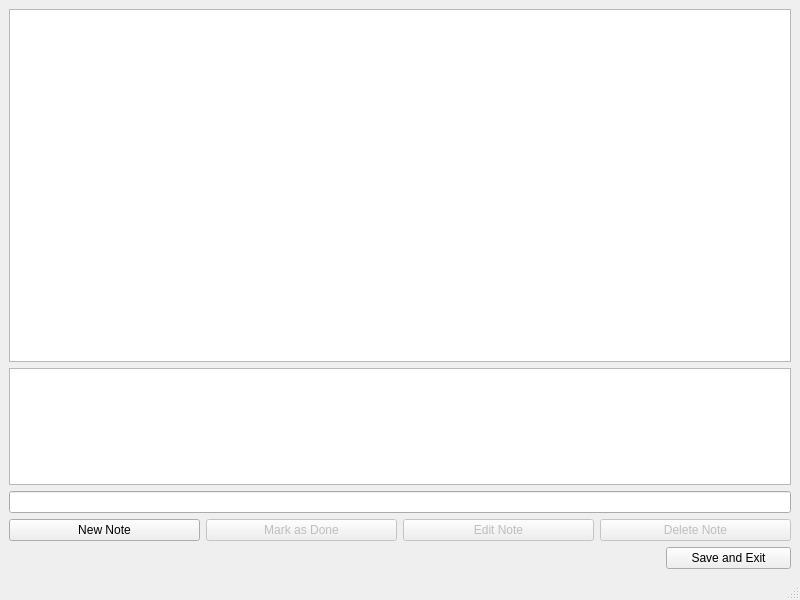
<?xml version="1.0" encoding="UTF-8"?>
<ui version="4.0">
 <class>MainWindow</class>
 <widget class="QMainWindow" name="MainWindow">
  <property name="geometry">
   <rect>
    <x>0</x>
    <y>0</y>
    <width>800</width>
    <height>600</height>
   </rect>
  </property>
  <property name="windowTitle">
   <string>MainWindow</string>
  </property>
  <widget class="QWidget" name="centralwidget">
   <layout class="QVBoxLayout" name="verticalLayout" stretch="3,1,0,0,0">
    <item>
     <widget class="QListWidget" name="listWidget"/>
    </item>
    <item>
     <widget class="QTextBrowser" name="textBrowser"/>
    </item>
    <item>
     <widget class="QLineEdit" name="lineEdit"/>
    </item>
    <item>
     <layout class="QHBoxLayout" name="horizontalLayout">
      <item>
       <widget class="QPushButton" name="newButton">
        <property name="statusTip">
         <string>Save the note written as a new note</string>
        </property>
        <property name="text">
         <string>New Note</string>
        </property>
       </widget>
      </item>
      <item>
       <widget class="QPushButton" name="doneButton">
        <property name="enabled">
         <bool>false</bool>
        </property>
        <property name="statusTip">
         <string>Mark the selected note as done</string>
        </property>
        <property name="text">
         <string>Mark as Done</string>
        </property>
       </widget>
      </item>
      <item>
       <widget class="QPushButton" name="editButton">
        <property name="enabled">
         <bool>false</bool>
        </property>
        <property name="statusTip">
         <string>Replace the selected note with the written one</string>
        </property>
        <property name="text">
         <string>Edit Note</string>
        </property>
       </widget>
      </item>
      <item>
       <widget class="QPushButton" name="deleteButton">
        <property name="enabled">
         <bool>false</bool>
        </property>
        <property name="statusTip">
         <string>Delete the selected note</string>
        </property>
        <property name="text">
         <string>Delete Note</string>
        </property>
       </widget>
      </item>
     </layout>
    </item>
    <item>
     <layout class="QHBoxLayout" name="horizontalLayout_2">
      <item>
       <spacer name="horizontalSpacer">
        <property name="orientation">
         <enum>Qt::Horizontal</enum>
        </property>
        <property name="sizeHint" stdset="0">
         <size>
          <width>40</width>
          <height>20</height>
         </size>
        </property>
       </spacer>
      </item>
      <item>
       <widget class="QPushButton" name="exitButton">
        <property name="sizePolicy">
         <sizepolicy hsizetype="Fixed" vsizetype="Fixed">
          <horstretch>0</horstretch>
          <verstretch>0</verstretch>
         </sizepolicy>
        </property>
        <property name="minimumSize">
         <size>
          <width>125</width>
          <height>0</height>
         </size>
        </property>
        <property name="statusTip">
         <string>Save the changes and exit program</string>
        </property>
        <property name="text">
         <string>Save and Exit</string>
        </property>
       </widget>
      </item>
     </layout>
    </item>
   </layout>
  </widget>
  <widget class="QStatusBar" name="statusbar"/>
 </widget>
 <resources/>
 <connections/>
</ui>
